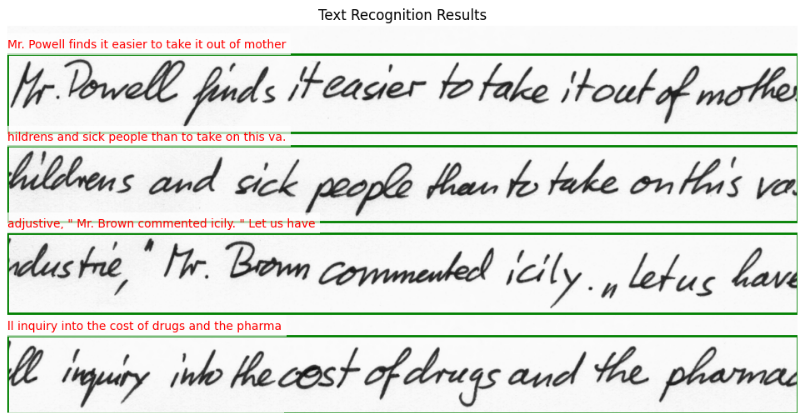
#> input picture images/image5.png, 805 x 413 px
$ python -i datasets_combined.py   (imports and definitions only)
#> lines starting #> are read from the running program, lines starting #| are printed output that depends on the picture; after the words box and inside, x2 and y2 are one past the last pixel; in counts of white or black regions, pixels touching at a corner belong together
#> further down, picture is the input picture: PIL image 805x413 RGBA; mean R, G, B, A 223.8, 226.4, 221.9, 255
import pandas as pd

import pandas as pd

# Initialize lists to hold the file names and text
file_names = []
texts = []

# Read the sentences.txt file manually
# [25 lines not run here, left out]

# Create a DataFrame
df = pd.DataFrame({'file_name': file_names, 'text': texts})


# Create a DataFrame
df = pd.DataFrame({'file_name': file_names, 'text': texts})

# Fix file names if needed (e.g., append 'g' if they end with 'jp')
df['file_name'] = df['file_name'].apply(lambda x: x + 'g' if x.endswith('jp') else x)

# Display the DataFrame
# [3 lines not run here, left out]


import pandas as pd
import os
from PIL import Image, ImageOps, ImageEnhance

# Load CSV files
crohme_csv_path = "/kaggle/input/dataset-sentences/img_data2/img_data2/labels_mathematical.csv"
iam_csv_path = "/kaggle/working/iam"
# [1 line that did not run here, left out]
# [1 line that did not run here, left out]

# Output directories
output_images_dir = "/kaggle/working/output"
# [1 line not run here, left out]
output_annotations_dir = "/kaggle/working/annotations"
# [1 line not run here, left out]

def enhance_crohme_image(image):
    """
    Enhance CROHME image by increasing contrast and thickness
    """
    # Convert to grayscale if not already
    if image.mode != 'L':
        image = image.convert('L')
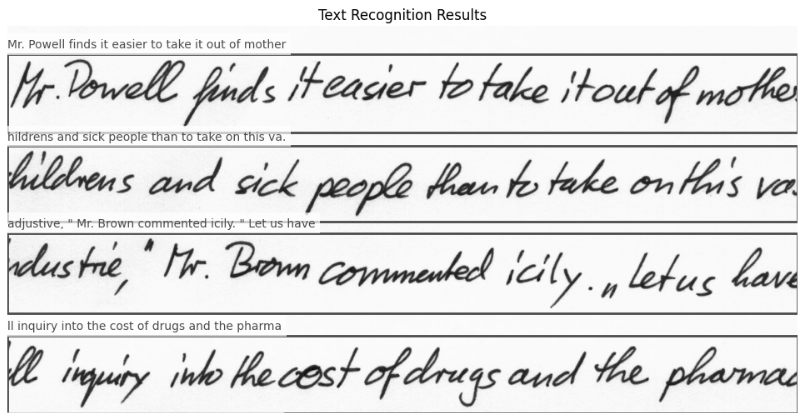
#> image: PIL image 805x413 L; min 2, max 255, mean 225.1

    # Increase contrast
    enhancer = ImageEnhance.Contrast(image)
    image = enhancer.enhance(1.5)  # Increase contrast by factor of 2
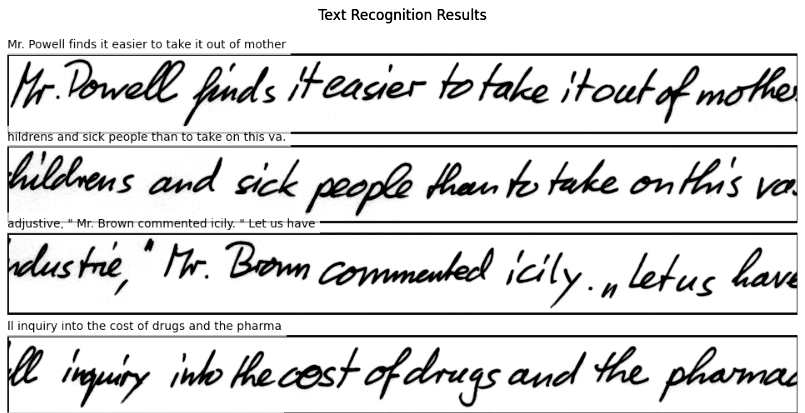
#> image: PIL image 805x413 L; min 0, max 255, mean 221.3

    # Apply threshold to make lines thicker
    threshold = 250 # Adjust this value to control thickness
    image = image.point(lambda x: 0 if x < threshold else 255, '1')
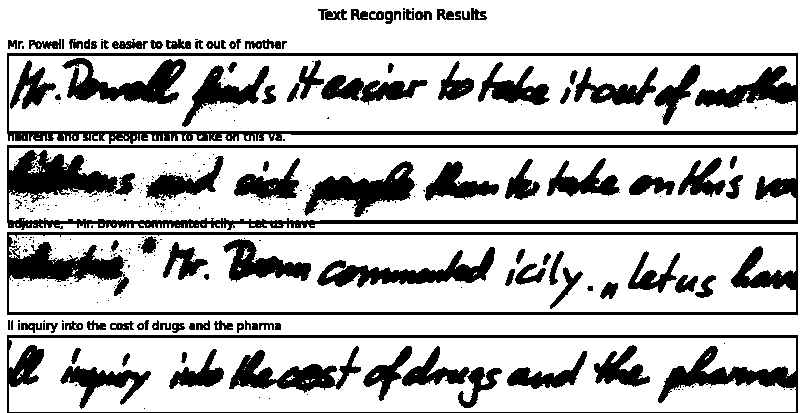
#> image: PIL image 805x413 1; 76% white; 333 black regions (227 under 20 px), largest, box (x1, y1, x2, y2) and area: (7, 145, 798, 230) 10511, (7, 232, 798, 315) 9086, (7, 53, 798, 144) 8810

    # Convert back to RGB
    return image.convert('RGB')

# Process images for alignment and scaling
# [46 lines not run here, left out]

>>> from PIL import Image
>>> picture = Image.open('../images/image5.png')
>>> result = enhance_crohme_image(picture)
